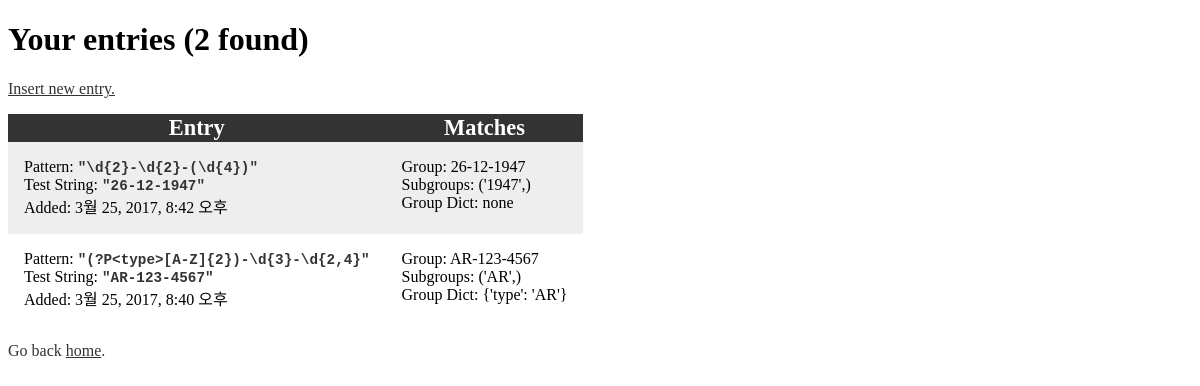
The page /entries/ (signed in) on the database its author committed.
### entries/models.py (models this page shows)
class Entry(models.Model): # models.Model 클래스를 상속받음
    user = models.ForeignKey(User)
    pattern = models.CharField(max_length=255)
    test_string = models.CharField(max_length=255)
    date_added = models.DateTimeField(default=timezone.now) #note: callable 함수를 보냄
    class Meta:
        verbose_name_plural = 'entries'

### entries/views.py (the view)
# urls.py: url(r'^entries/$', EntryListView.as_view(), name='entries'),
class EntryListView(TemplateView):
    template_name = 'entries/list.html'
    @method_decorator(
        login_required(login_url=reverse_lazy('login')))
    def get(self, request, *args, **kwargs):
        context = self.get_context_data(**kwargs)
        entries = Entry.objects.filter( #데이터를 가져옴 (로그인한 사용자한해서
            user=request.user).order_by('-date_added')
        matches = (self._parse_entry(entry) for entry in entries) #todo: 잘 이해 안됨
        context['entries'] = list(zip(entries, matches))
        return self.render_to_response(context)
    def _parse_entry(self, entry):
        match = re.search(entry.pattern, entry.test_string)
        if match is not None:
            return (
                match.group(),
                match.groups() or None,
                match.groupdict() or None
            )
        return None

### entries/templates/entries/list.html (shortened to what this page needs)
{% extends "entries/base.html" %}
{% block page-content %}
    {% if entries %}
        <h1>Your entries ({{ entries|length }} found)</h1>
        <div><a href="{% url "insert" %}">Insert new entry.</a></div>
        <table class="entries-table">
            <thead>
            <tr>
                <th>Entry</th>
                <th>Matches</th>
            </tr>
            </thead>
            <tbody>
            {% for entry, match in entries %}
                <tr class="entries-list {% cycle 'light-gray' 'white' %}">
                    <td>
                        Pattern: <code class="code">
                        "{{ entry.pattern }}"</code><br>
                        Test String: <code class="code">
                        "{{ entry.test_string }}"</code><br>
                        Added: {{ entry.date_added }}
                    </td>
                    <td>
                        {% if match %}
                            Group: {{ match.0 }}<br>
                            Subgroups:
                            {{ match.1|default_if_none:"none" }}<br>
                            Group Dict: {{ match.2|default_if_none:"none" }}
                        {% else %}
                            No matches found.
                        {% endif %}
                    </td>
                </tr>
            {% endfor %}
            </tbody>
        </table>
    {% else %}
        <h1>You have no entries</h1>
        <div <a href="{% url "insert" %}">Insert new entry.</a></div>
    {% endif %}
{% endblock page-content %}
{% block footer %}
    {% include "entries/footer.html" %}
{% endblock footer %}

### entries/static/entries/css/main.css (style rules this page uses)
a { color: #333; }
.entries-table { border-spacing: 0; padding-top: 1em; }
.entries-table thead { background-color: #333; color: #fff; padding: 2em; font-size: 1.4em; }
.entries-table td { padding: 1em; vertical-align: top; }
.light-gray { background-color: #eee; }
.white { background-color: #fff; }
.code { font-size: 1.1em; font-weight: bolder; color: #333; }

### rows shown on the page
Entry: pattern "\\d{2}-\\d{2}-(\\d{4})", test_string "26-12-1947", date_added "3월 25, 2017, 8:42 오후", match "('1947',)", match "none"
Entry: pattern "(?P<type>[A-Z]{2})-\\d{3}-\\d{2,4}", test_string "AR-123-4567", date_added "3월 25, 2017, 8:40 오후", match "('AR',)", match "{'type': 'AR'}"

### other values the page prints
{{ entries|length }} "2"
